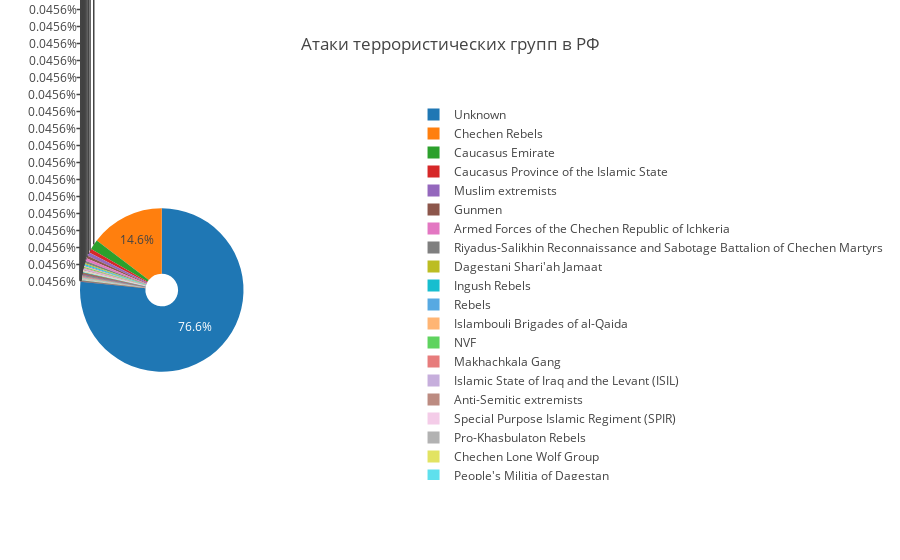

Notebook source saved alongside this figure:
### Code cell
labels = list(dataframe_temp.group)
val = list(dataframe_temp.attack_num.astype(float))
fig = {"data" : [ {"values" : val,
                  "labels" : labels,
                  "domain" : {"x" : [0,.5]},
                  "name" : "Organization Name",
                  "hoverinfo" : 'label+percent+name',
                  "hole" : .2,
                  "type" : "pie"
                  },
        ],
        "layout" : {"title" : "Атаки террористических групп в РФ",
                    "annotations" : [{ "font" : {"size" : 20},
                                      "showarrow" : False,
                                      "text" : "",
                                      "x" : 0.2,
                                      "y" : 1
                                      },
                                    ]
                    }
        }
iplot(fig)

### Figure 1 — Plotly figure (JSON) as saved in the notebook; plotly's stock layout.template omitted (floating-point values rounded to 4 significant figures)
{"data": [{"domain": {"x": [0, 0.5]}, "hole": 0.2, "hoverinfo": "label+percent+name", "labels": ["Unknown", "Congress of Kabardian People", "Ingush Rebels", "Afghan War Veterans", "Pro-Khasbulaton Rebels", "Chechen Rebels", "Chechen Lone Wolf Group", "Revolutionary Military Council", "People's Militia of Dagestan", "Wolves of Islam", "Sword of Islam", "SKIF Detachment", "New Revolutionary Alternative (NRA)", "Anti-Semitic extremists", "Gunmen", "Anti-Government extremists", "Guerrillas", "Rebels", "Special Purpose Islamic Regiment (SPIR)", "Armed Forces of the Chechen Republic of Ichkeria", "Grozny Jamaat", "Vanguard of Red Youth (AKM)", "Riyadus-Salikhin Reconnaissance and Sabotage Battalion of Chechen Martyrs", "Islambouli Brigades of al-Qaida", "Dagestani Shari'ah Jamaat", "Skinheads", "Kata'ib al-Khoul", "Caucasus Emirate", "Militant Organization of Russian Nationalists", "NVF", "Karabulak Gang", "Black Hawks (Anti-Wahhabists)", "Islamist extremists", "Right-wing extremists", "Muslim Separatists", "Muslim extremists", "Izberbash Gang", "Sayfullakh", "Balakhani Group", "Makhachkala Gang", "Caspian Group", "Neo-Nazi extremists", "Ansaru ash-Sharia (Russia)", "Russian separatists", "Armenian extremists", "Caucasus Province of the Islamic State", "Gunib Group", "South Group (Russia)", "Kizilyurtovskiy Group", "Shamil Group", "Islamic State of Iraq and the Levant (ISIL)", "Jihadi-inspired extremists", "Cossack Separatists", "Misanthropic Division", "Imam Shamil Battalion", "Christian State-Holy Rus"], "name": "Organization Name", "type": "pie", "uid": "021d96b6-3a29-4c55-a5e1-91919dd1cfb3", "values": [1681, 1, 4, 1, 2, 321, 2, 1, 2, 1, 1, 1, 1, 3, 12, 1, 1, 4, 3, 12, 1, 1, 10, 4, 5, 2, 2, 44, 1, 4, 1, 1, 2, 1, 1, 15, 1, 1, 1, 4, 1, 2, 1, 1, 1, 17, 1, 1, 1, 1, 4, 1, 1, 1, 2, 1]}], "layout": {"annotations": [{"font": {"size": 20}, "showarrow": false, "text": "", "x": 0.2, "y": 1}], "title": {"text": "Атаки террористических групп в РФ"}}}
